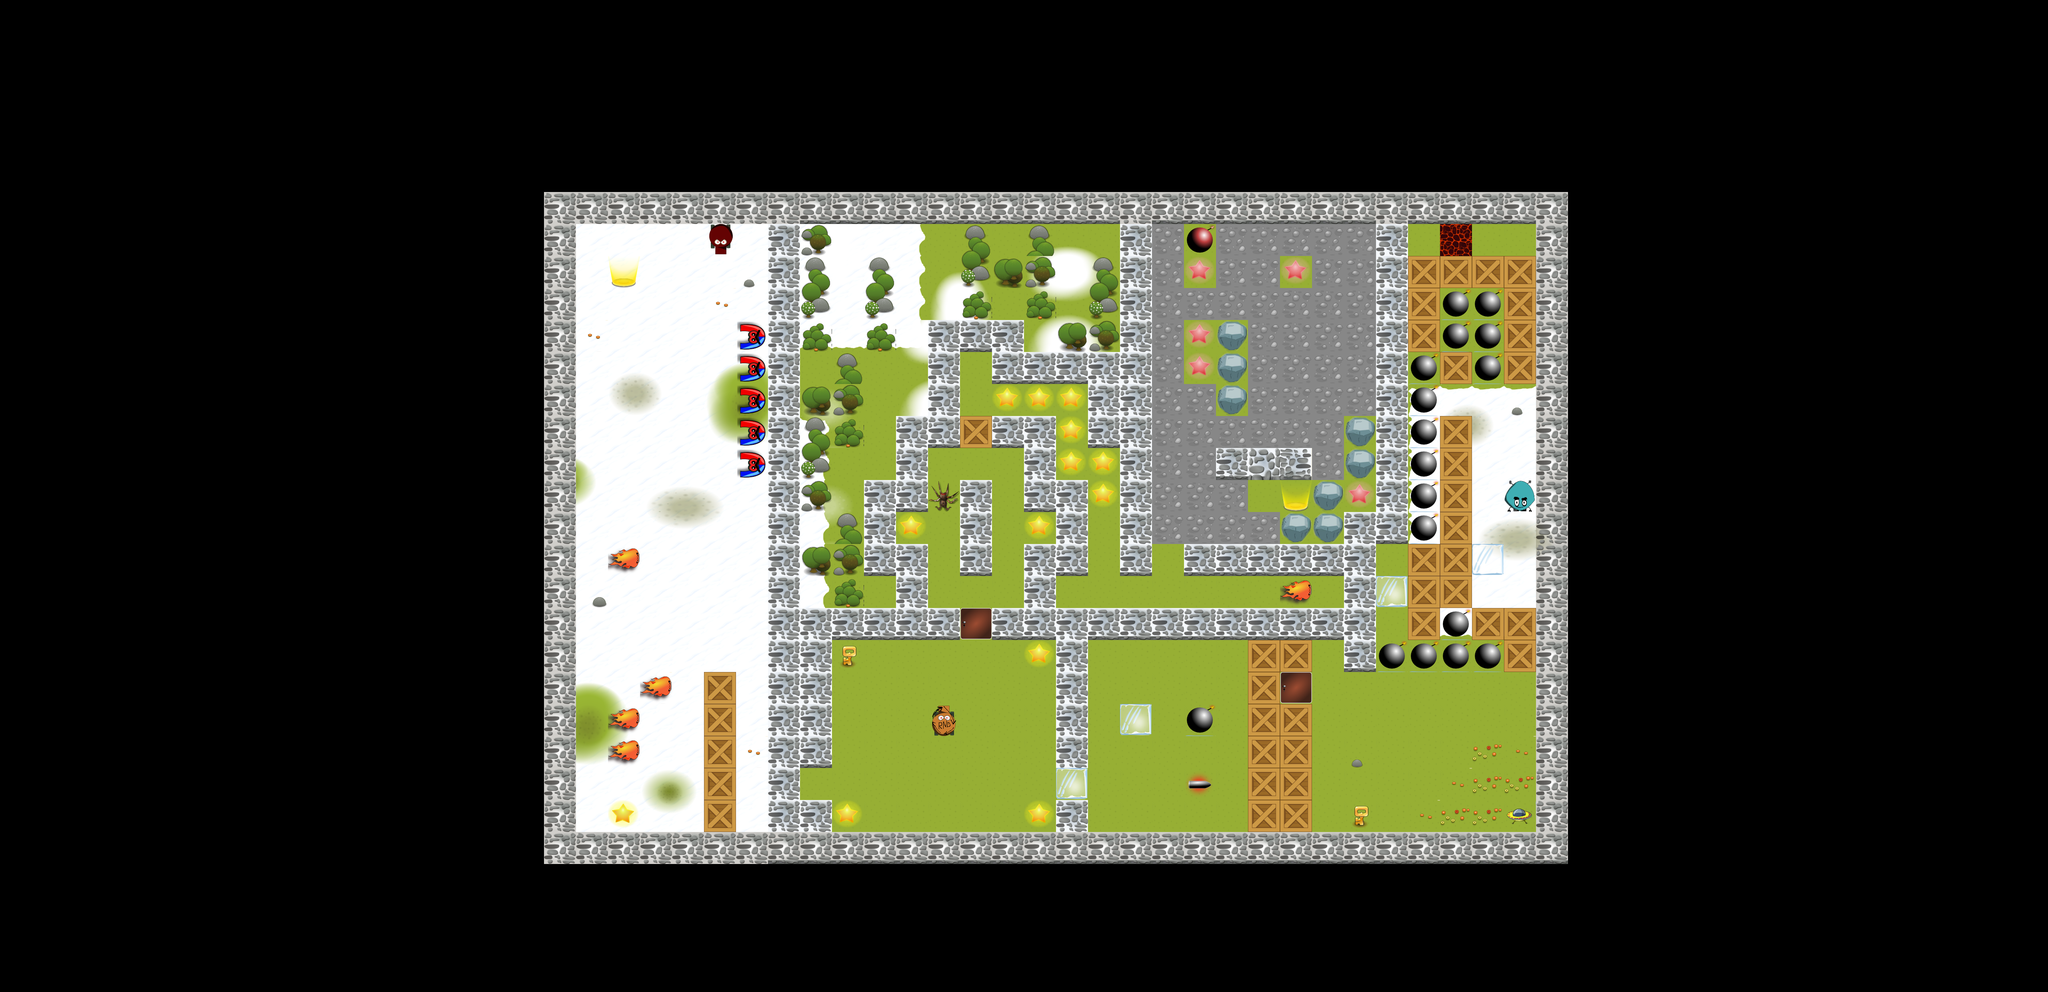

A level layout from a 2D game, rendered from its tile map. Below: a short description, then the map file with tile-grid data replaced by summaries:
An orthogonal 64x31 tile map with 80x80 px tiles, 6 tile layers (ground, shadows, walls, wffects, ...), 5 tilesets and 3 objects.

<map version="1.0" orientation="orthogonal" width="64" height="31" tilewidth="80" tileheight="80">
 <properties>
  <property name="Scale" value="0.90" />
  <property name="background_music" value="Move Forward" />
  <property name="level author" value="level created by Janysz Pelc" />
  <property name="music_info" value="How it Begins by Kevin MacLeod is licensed under a CC Attribution 3.0." />
 </properties>
 <tileset firstgid="1" name="walls80" tilewidth="80" tileheight="80">
  <image source="walls80.png" width="320" height="320" />
  <tile id="0">
   <properties>
    <property name="wall" value="1" />
   </properties>
  </tile>
  <tile id="1">
   <properties>
    <property name="wall" value="1" />
   </properties>
  </tile>
  <tile id="2">
   <properties>
    <property name="wall" value="1" />
   </properties>
  </tile>
  <tile id="14">
   <properties>
    <property name="wall" value="1" />
   </properties>
  </tile>
  <tile id="15">
   <properties>
    <property name="wall" value="1" />
   </properties>
  </tile>
 </tileset>
 <tileset firstgid="17" name="SmallWorld-all" tilewidth="80" tileheight="80">
  <image source="SmallWorld-all.png" width="640" height="560" />
 </tileset>
 <tileset firstgid="73" name="TiledObjects" tilewidth="80" tileheight="80">
  <image source="TiledObjects.png" width="800" height="800" />
 </tileset>
 <tileset firstgid="173" name="walls80V2" tilewidth="80" tileheight="80">
  <image source="walls80V2.png" width="640" height="640" />
  <tile id="0">
   <properties>
    <property name="wall" value="1" />
   </properties>
  </tile>
  <tile id="1">
   <properties>
    <property name="wall" value="1" />
   </properties>
  </tile>
 </tileset>
 <tileset firstgid="237" name="snowShadows" tilewidth="80" tileheight="80">
  <image source="snowShadows.png" width="640" height="640" />
 </tileset>
 <layer name="ground" width="64" height="31">
  <data>[1984 cells, 639 non-empty, 10 distinct tile ids]</data>
 </layer>
 <layer name="shadows" width="64" height="31">
  <data>[1984 cells, 35 non-empty, 26 distinct tile ids]</data>
 </layer>
 <layer name="walls" width="64" height="31">
  <data>[1984 cells, 242 non-empty, 7 distinct tile ids]</data>
 </layer>
 <layer name="wffects" width="64" height="31">
  <data>[1984 cells, 138 non-empty, 30 distinct tile ids]</data>
 </layer>
 <layer name="Copy of walls" width="64" height="31">
  <data>[1984 cells, 242 non-empty, 9 distinct tile ids]</data>
 </layer>
 <layer name="ObjectTiles" width="64" height="31">
  <data>[1984 cells, 160 non-empty, 20 distinct tile ids]</data>
 </layer>
 <objectgroup name="objects">
  <object x="1520" y="640" width="80" height="80">
   <properties>
    <property name="element" value="1" />
    <property name="sequence" value="1" />
   </properties>
  </object>
  <object x="3200" y="1200" width="80" height="80">
   <properties>
    <property name="element" value="2" />
    <property name="sequence" value="1" />
   </properties>
  </object>
  <object x="2960" y="1920" width="80" height="80">
   <properties>
    <property name="quantity" value="2" />
   </properties>
  </object>
 </objectgroup>
</map>
